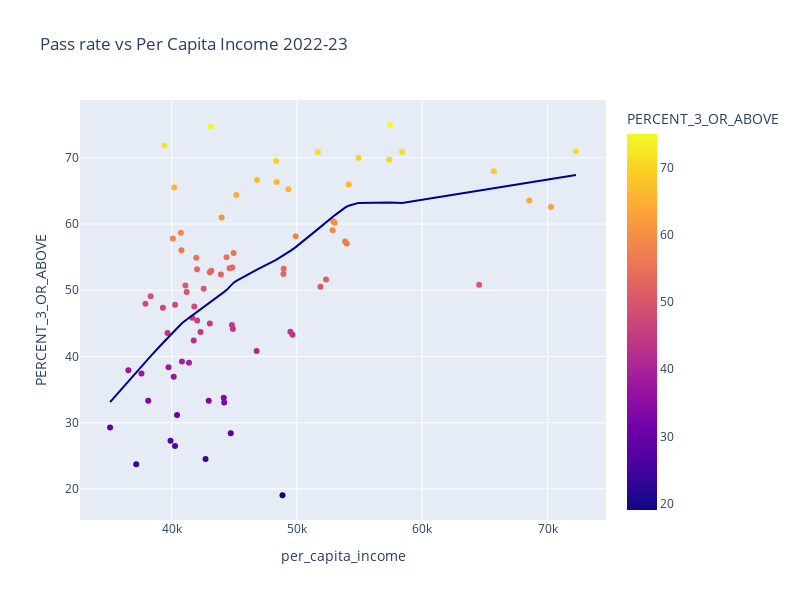

The code cell stored with this chart in its notebook:
### Code cell
fig = px.scatter(data_frame=northcarolina20,x='per_capita_income', y='PERCENT_3_OR_ABOVE',trendline='lowess',trendline_color_override='darkblue',width=800, height=600,color='PERCENT_3_OR_ABOVE',
                 title='Pass rate vs Per Capita Income 2022-23')
fig.show()
with open('data/NC_pickled/NC_AP_pass_rate_by_counties_vs_income.pkl', 'wb') as f:
    pickle.dump(fig, f)
